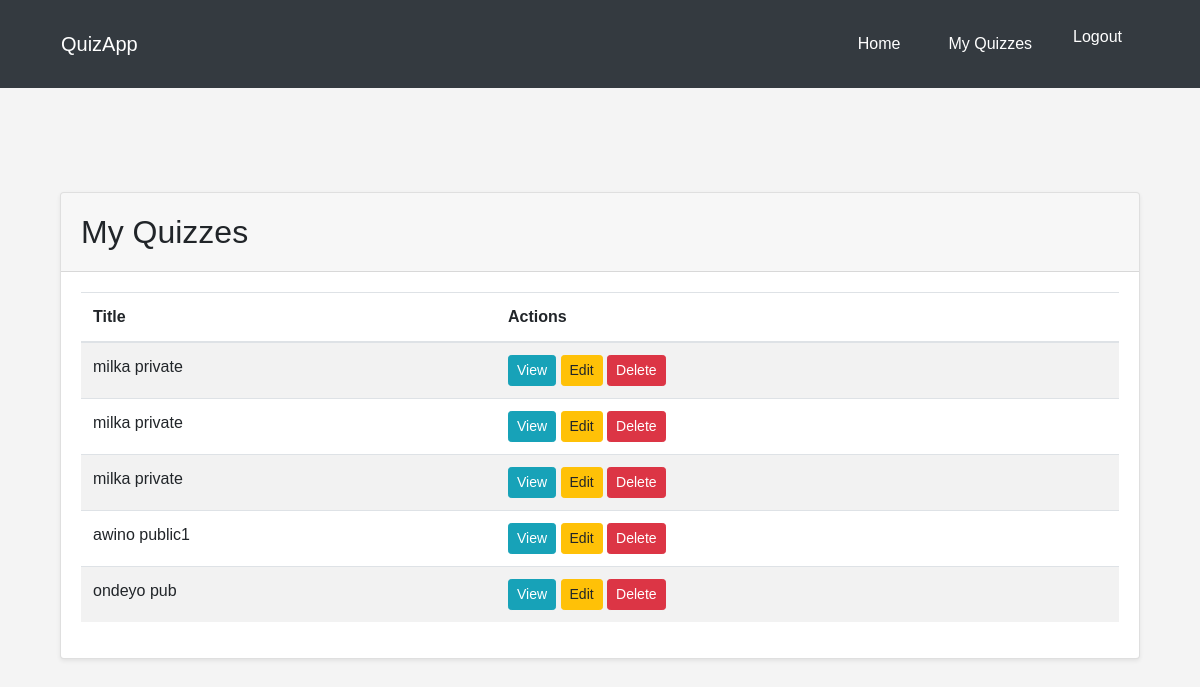
The page /quizzes/my-quizzes/ (signed in) on the database as committed earlier.
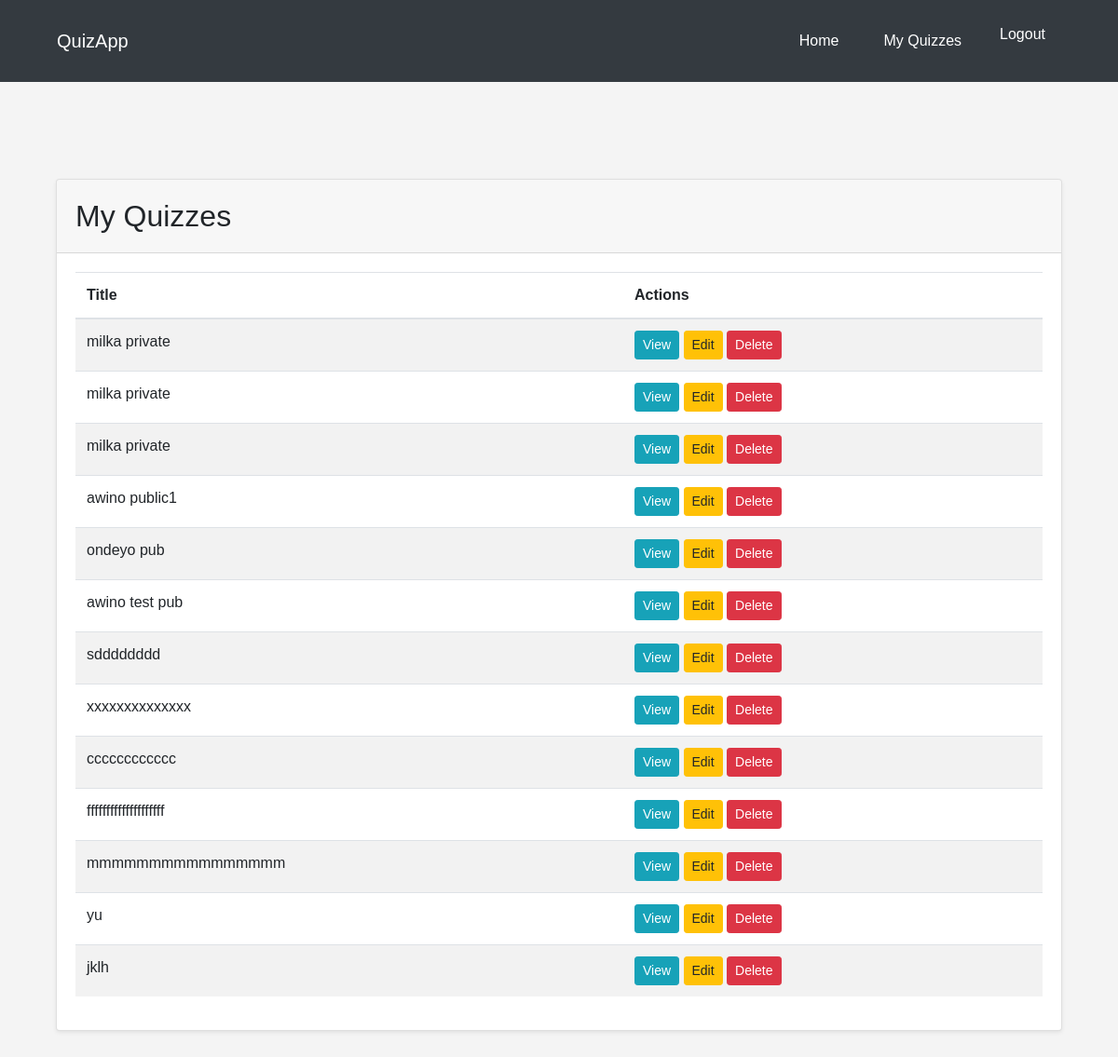
The same page on the database as committed later.
### quizzes/models.py (models this page shows, shortened)
class Quiz(models.Model):
    title = models.CharField(max_length=255)
    description = models.TextField()
    created_by = models.ForeignKey(User, on_delete=models.CASCADE)
    created_at = models.DateTimeField(auto_now_add=True)
    is_public = models.BooleanField(default=False)
    share_link = models.URLField(blank=True, null=True)

### quizzes/views.py (the view)
# urls.py: path('my-quizzes/', my_quizzes, name='my_quizzes'),
@login_required
def my_quizzes(request):
    user_quizzes = Quiz.objects.filter(created_by=request.user)
    return render(request, 'quizzes/my_quizzes.html', {'quizzes': user_quizzes})

### templates/quizzes/my_quizzes.html
{% extends 'base.html' %}
{% block content %}
<div class="container mt-5">
    <div class="card shadow-sm">
        <div class="card-header">
            <h2 class="my-2">My Quizzes</h2>
        </div>
        <div class="card-body">
            <table class="table table-striped">
                <thead>
                    <tr>
                        <th>Title</th>
                        <th>Actions</th>
                    </tr>
                </thead>
                <tbody>
                    {% for quiz in quizzes %}
                        <tr>
                            <td>{{ quiz.title }}</td>
                            <td>
                                <a href="{% url 'quiz_detail' quiz.id %}" class="btn btn-info btn-sm">View</a>
                                <a href="{% url 'edit_quiz' quiz.id %}" class="btn btn-warning btn-sm">Edit</a>
                                <a href="{% url 'delete_quiz' quiz.id %}" class="btn btn-danger btn-sm">Delete</a>
                            </td>
                        </tr>
                    {% endfor %}
                </tbody>
            </table>
        </div>
    </div>
</div>
{% endblock %}

Rows that differ between the two databases and show on the page:
added Quiz: title "awino test pub"
added Quiz: title "sdddddddd"
added Quiz: title "xxxxxxxxxxxxxx"
added Quiz: title "cccccccccccc"
added Quiz: title "ffffffffffffffffffff"
added Quiz: title "mmmmmmmmmmmmmmmm"
added Quiz: title "yu"
added Quiz: title "jklh"
